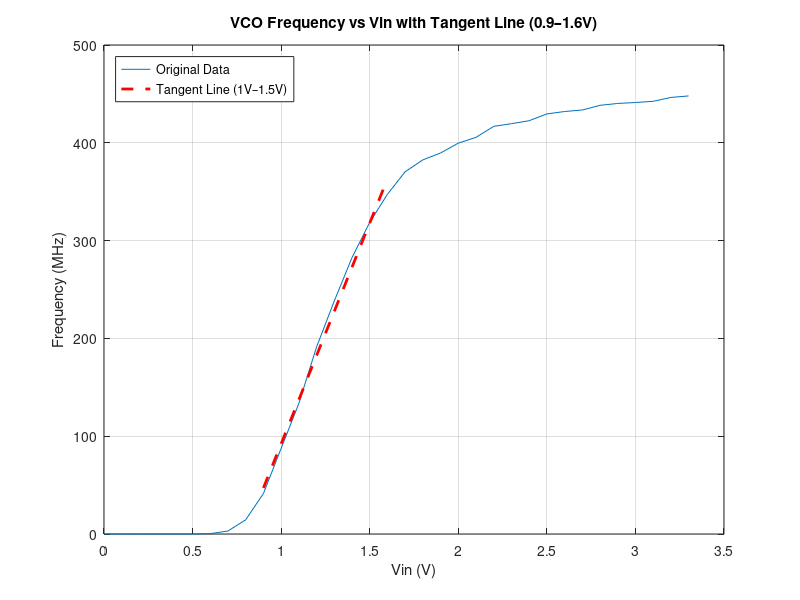

Write the MATLAB code that produced this figure.
clear all
clc


vin = 0:0.1:3.3;

freq = [0, 0, 0, 0, 0, 0, 0.390751, 3.05318, 14.5558, 41.3930, 87.5595 ... 
      133.496, 191.263, 238.255, 282.626, 318.672, 347.350, 370.396, 382.531, 389.615, 399.642 ...
      405.589, 416.812, 419.572, 422.578, 429.550, 431.983, 433.550, 438.314, 440.232, 441.187, 442.427, 446.380, 447.930];




% Step 1: Get subrange Vin ∈ [1, 1.5]
idx = vin >= 0.9 & vin <= 1.6;
vin_sub = vin(idx);
freq_sub = freq(idx);

% Step 2: Fit linear line (tangent approximation)
p = polyfit(vin_sub, freq_sub, 1);   % p(1): slope, p(2): intercept


fprintf('Estimated gradient between 0.9V and 1.6V: %.6f MHz/V\n', p(1));

% Step 3: Evaluate tangent line across vin_sub range
tangent_line = polyval(p, vin_sub);

% Step 4: Plot everything
figure;
plot(vin, freq, 'DisplayName', 'Original Data'); hold on;
plot(vin_sub, tangent_line, 'r--', 'LineWidth', 2, 'DisplayName', 'Tangent Line (1V–1.5V)');


xlabel('Vin (V)')
ylabel('Frequency (MHz)')
title('VCO Frequency vs Vin with Tangent Line (0.9–1.6V)')
legend('Location', 'northwest')
grid on